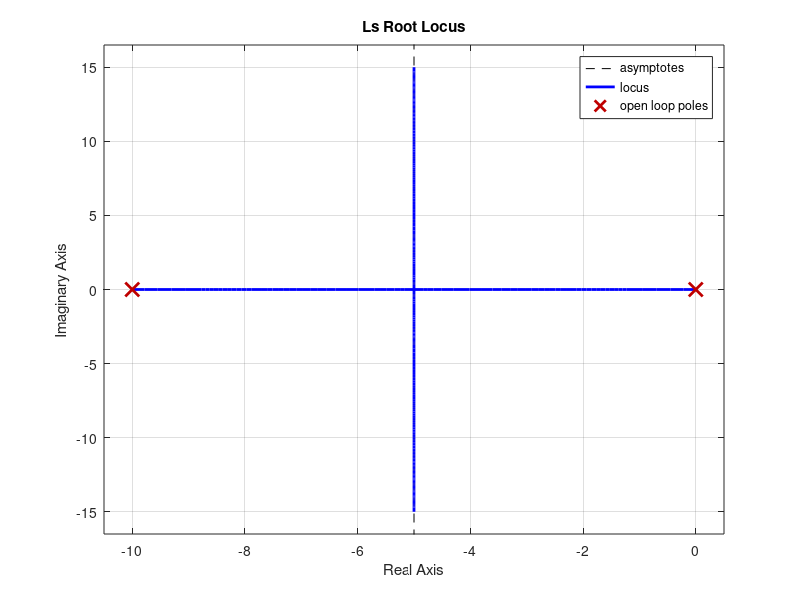
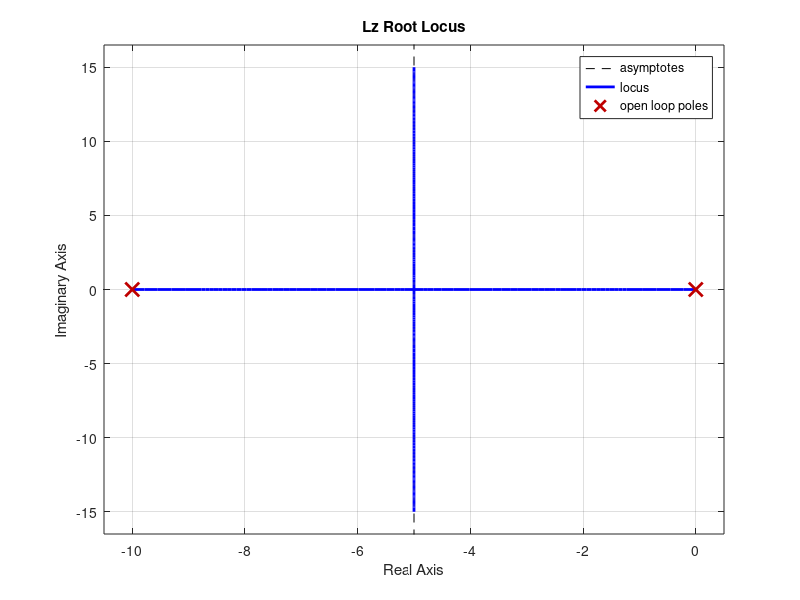

Write the MATLAB code that produced these figures, in order. (Note: this script raises an error after producing the figures.)
% Test z-transform, s domain -> z domain
clc, clear, close all
% Define the hyperparameter
Sampling_T = 0.003; % Sampling cycle
zeta = 0.18; % damping ratio
wn = 27.78;
K = 771.61;
para1 = 0;
para2 = 1;

s = tf('s');
z=tf('z', Sampling_T);

G = 1/((s)*(s+1)*(s+10));
G_zas = c2d(G, Sampling_T, 'zoh');

% design my control system (PID)
C_as = K * (s+para1) * (s+para2) / s
C_az = c2d(C_as, Sampling_T, 'tustin')

Ls = minreal(G * C_as)    % simply
T_s = minreal(Ls/(1+Ls))  % simply

% print the rlocus
figure();
rlocus(Ls);
title('Ls Root Locus')
hold on; grid on;

Lz = minreal(C_az * G_zas) % simply
T_z = minreal(Lz/(1+Lz))   % simply

% print the rlocus
figure();
rlocus(Ls);
title('Lz Root Locus')
hold on; zgrid(zeta, wn) 

figure();
step(T_s, T_z);
legend('Analog Response', 'Digital Response');
title('Step Response')
grid on;
